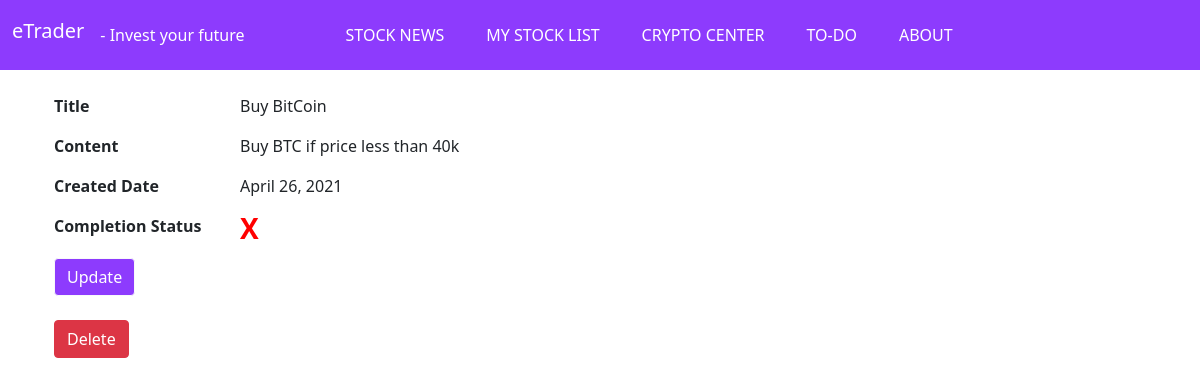
Screenshot of /to_do_item/13/ with the database file from the repository.
### stock/models.py (models this page shows, shortened)
class ToDoItem(models.Model):
    todo_id = models.AutoField(primary_key=True)
    title = models.CharField(max_length=20)
    content = models.CharField(max_length=200)
    creation_date = models.DateField()
    is_item_checked = models.BooleanField(default=False)
    def get_update_url(self):
        return reverse('to_do_item_update_url', kwargs={'pk': self.pk})
    def get_delete_url(self):
        return reverse('to_do_item_delete_url', kwargs={'pk': self.pk})

### stock/views.py (the view)
# urls.py: path('to_do_item/<int:pk>/', ToDoItemDetail.as_view(), name='to_do_item_detail_url'),
class ToDoItemDetail(DetailView):
    model = ToDoItem
    def get_context_data(self, **kwargs):
        context = super(DetailView, self).get_context_data(**kwargs)
        return context

### stock/templates/stock/todoitem_detail.html
{% extends 'stock/base.html' %}
{% block content %}
    {% if todoitem %}
        <div class="container">
            <div class="row">
                <div class="col-2">
                    <p class="fw-bolder">Title</p>
                </div>
                <div class="col-10">{{ todoitem.title }}</div>
            </div>
            <div class="row">
                <div class="col-2">
                    <p class="fw-bolder">Content</p>
                </div>
                <div class="col-10">{{ todoitem.content }}</div>
            </div>
            <div class="row">
                <div class="col-2">
                    <p class="fw-bolder">Created Date</p>
                </div>
                <div class="col-10">{{ todoitem.creation_date }}</div>
            </div>
            <div class="row">
                <div class="col-2">
                    <p class="fw-bolder">Completion Status</p>
                </div>
                <div class="col-10">
                    {% if todoitem.is_item_checked %}
                        <td>
                            <p class="fs-3 fw-bolder lh-1" style="color: green;">√</p>
                        </td>
                    {% else %}
                        <td>
                            <p class="fs-3 fw-bolder lh-1" style="color: red;">X</p>
                        </td>
                    {% endif %}
                </div>
            </div>
            <div class="row">
                <div class="col-6">
                    <button type="button" class="btn btn-outline-light" style="background-color: #8D3BFD;">
                        <a href="{{ todoitem.get_update_url }}" class="text-white"
                           style="text-decoration: none !important">
                            Update
                        </a>
                    </button>
                </div>
                <div class="col-6">
                </div>
            </div>
            <br/>
            <div class="row">
                <div class="col-6">
                    <button type="button" class="btn btn-danger">
                        <a href="{{ todoitem.get_delete_url }}" class="text-white"
                           style="text-decoration: none !important">
                            Delete
                        </a>
                    </button>
                </div>
                <div class="col-6">
                </div>
            </div>
        </div>
    {% endif %}
{% endblock %}

### rows the page displays
ToDoItem: title "Buy BitCoin", content "Buy BTC if price less than 40k", creation_date "April 26, 2021"
